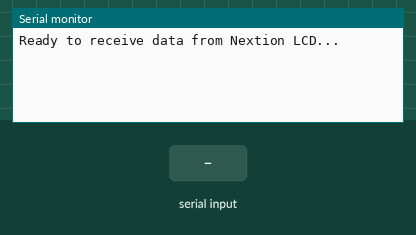
Simulated run of this sketch. Board: ESP32. Parts: the last lines printed to the serial monitor. The inputs (shaded band) are chosen by the test bench.

Above: at 1.2 s.
1.3 s: "90,45\n" received over the second serial link
At 2.0 s:
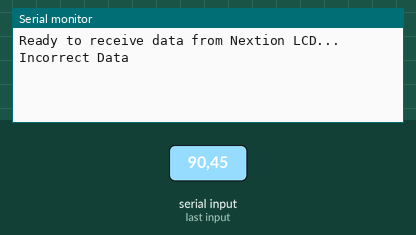
2.8 s: "5\n" received over the second serial link
At 4.0 s:
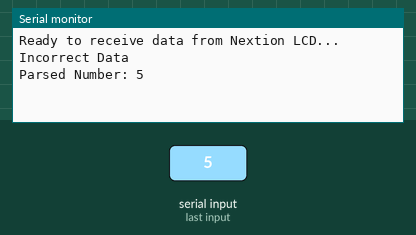

The sketch:

Vertical_Carousel.ino
```cpp
#include <HardwareSerial.h>

// Initialize hardware serial (use UART2 for flexibility)
HardwareSerial nextionSerial(2);

// Define the RX and TX pins for the ESP32 (match this to your wiring)
#define NEXTION_RX_PIN 16
#define NEXTION_TX_PIN 17

void setup() {
  // Start serial communication for debugging
  Serial.begin(115200);

  // Start serial communication with the Nextion
  nextionSerial.begin(9600, SERIAL_8N1, NEXTION_RX_PIN, NEXTION_TX_PIN);

  Serial.println("Ready to receive data from Nextion LCD...");
}

void loop() {
  // Check if data is available from the Nextion
  if (nextionSerial.available() > 0) {
    // Read available data into a buffer
    String receivedData = "";
    while (nextionSerial.available()) {
      char c = nextionSerial.read();
      receivedData += c;
      delay(2); // Small delay to ensure all bytes are read
    }

    // Display the received data on the serial monitor
   // Serial.print("Raw Received Data (Hex): ");
    for (size_t i = 0; i < receivedData.length(); i++) {
    //  Serial.print("0x");
    //  Serial.print((uint8_t)receivedData[i], HEX);
    //  Serial.print(" ");
    }
  //  Serial.println();

    // Convert received ASCII bytes to a number
    String numberString = "";
    for (size_t i = 0; i < receivedData.length(); i++) {
      numberString += (char)receivedData[i]; // Convert each byte to char
    }

    int number = numberString.toInt(); // Convert string to integer

    // Display the parsed number or incorrect data
    if (number >= 1 && number <= 12) {
      Serial.print("Parsed Number: ");
      Serial.println(number);
    } else {
      Serial.println("Incorrect Data");
    }
  }
}
```

Measured:
- after the input at 1.3 s, the serial monitor: prints a new line at once (image 1)
- after the input at 2.8 s, the serial monitor: prints a new line at once (image 2)
